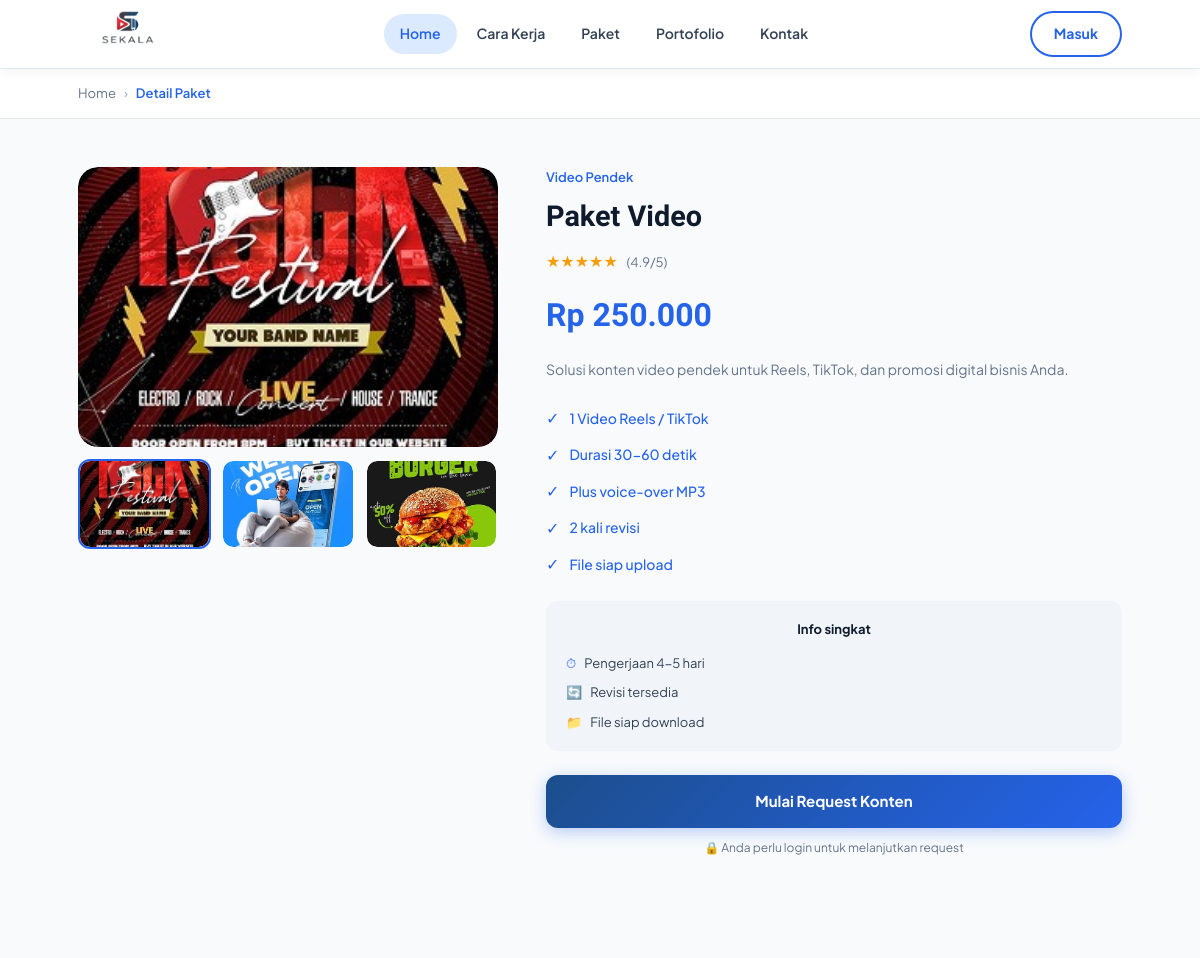
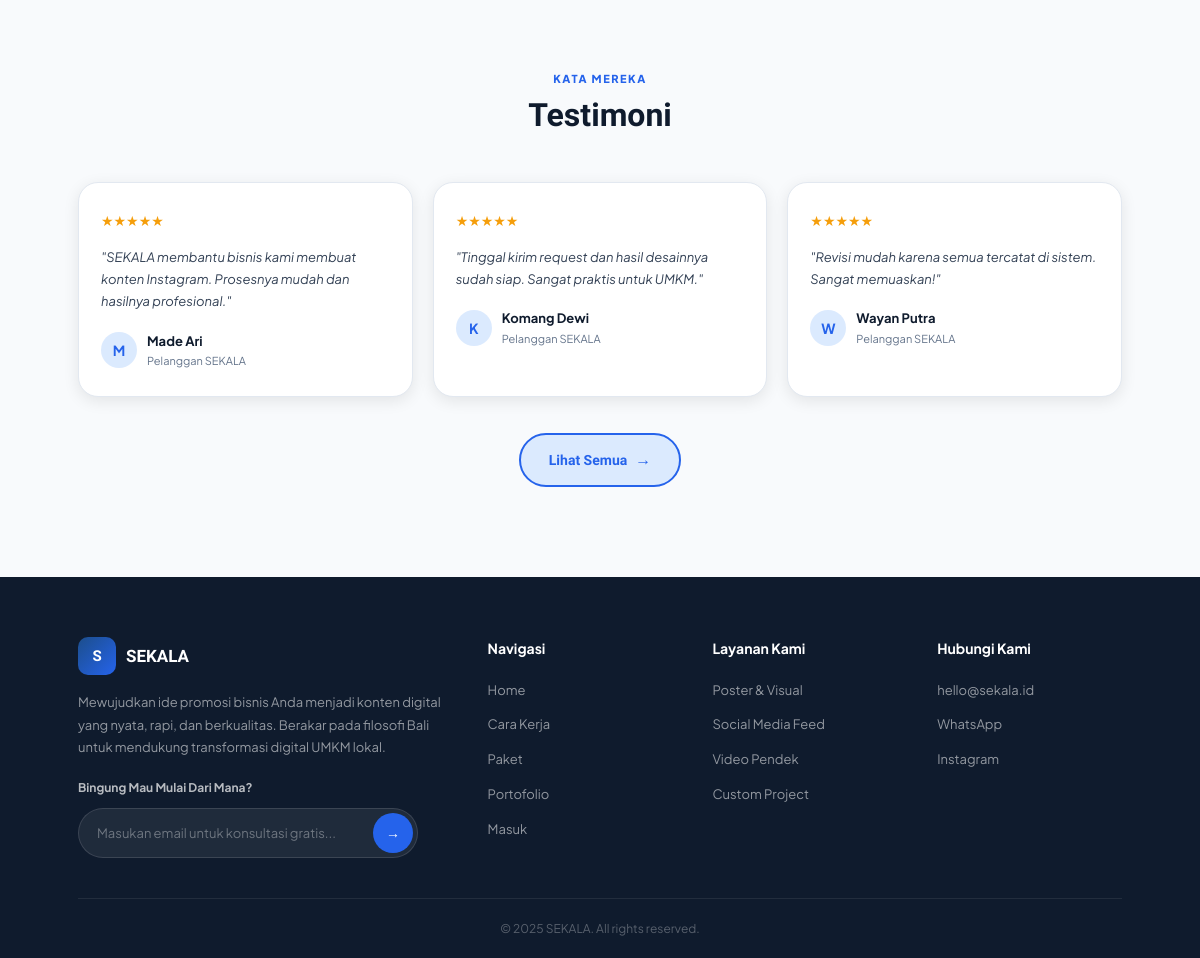
Screenshot of /detail_paket.php?id=4 with the database file from the repository (2 pictures, top to bottom).
### tables this page shows
CREATE TABLE IF NOT EXISTS `tb_desain` (
  `id_desain`      INT AUTO_INCREMENT PRIMARY KEY,
  `jenis_desain`   VARCHAR(100) NOT NULL,
  `deskripsi`      TEXT,
  `harga_mulai`    INT NOT NULL DEFAULT 0,
  `estimasi_waktu` VARCHAR(50),
  `gambar`         VARCHAR(255)
);

### config.php (called while the page is built, shortened)
<?php
function formatRupiah($angka) {
    return 'Rp ' . number_format($angka, 0, ',', '.');
}

### auth.php (called while the page is built, shortened)
<?php
require_once __DIR__ . '/config.php';
function isLoggedIn() {
    return isset($_SESSION['id_user']) && !empty($_SESSION['id_user']);
}

### detail_paket.php (the view, shortened to what this page needs)
<?php
require_once 'config.php';
require_once 'auth.php';
$id = isset($_GET['id']) ? (int)$_GET['id'] : 0;
$stmt = $conn->prepare(
    "SELECT id_desain, jenis_desain, deskripsi, harga_mulai, estimasi_waktu
     FROM tb_desain
     WHERE id_desain = ?
     LIMIT 1"
);
$stmt->bind_param('i', $id);
$stmt->execute();
$paket = $stmt->get_result()->fetch_assoc();
$allFeatures = [
    1 => ['1 Desain Poster Digital','Request mudah melalui platform','Revisi tercatat di sistem','File tersimpan rapi & aman','1 kali revisi'],
    2 => ['3 Desain Konten Digital','Request mudah melalui platform','Revisi tercatat di sistem','2 kali revisi','File tersimpan rapi'],
    3 => ['6 Konten Sosial Media','1 Desain Flyer Promosi','3 kali revisi','File terorganisir rapi','Prioritas pengerjaan'],
    4 => ['1 Video Reels / TikTok','Durasi 30-60 detik','Plus voice-over MP3','2 kali revisi','File siap upload'],
];
$features = $allFeatures[$paket['id_desain']] ?? ['Desain berkualitas','Revisi tersedia','File siap download'];
$testimonials = [];
if (empty($testimonials)) {
    $testimonials = [
        ['nama'=>'Made Ari','rating'=>5,'isi_testimoni'=>'"SEKALA membantu bisnis kami membuat konten Instagram. Prosesnya mudah dan hasilnya profesional."'],
        ['nama'=>'Komang Dewi','rating'=>5,'isi_testimoni'=>'"Tinggal kirim request dan hasil desainnya sudah siap. Sangat praktis untuk UMKM."'],
        ['nama'=>'Wayan Putra','rating'=>5,'isi_testimoni'=>'"Revisi mudah karena semua tercatat di sistem. Sangat memuaskan!"'],
    ];
}
?>
<!DOCTYPE html>
<html lang="id">
<head>
  <link rel="stylesheet" href="style.css">
  <link rel="stylesheet" href="pages.css">
  <link rel="stylesheet" href="dashboard.css">
</head>
<body>
<?php include 'navbar.php'; ?>
<div class="breadcrumb-bar">
  <div class="container">
    <div class="breadcrumb">
      <a href="index.php">Home</a>
      <span class="sep">›</span>
      <span class="current">Detail Paket</span>
    </div>
  </div>
</div>
<section class="detail-section">
  <div class="container">
    <div class="detail-inner">
      <div class="detail-gallery">
        <div class="gallery-main" id="gallery-main">
          <img id="gallery-main-img"
               src="assets/poster1.jpeg"
               alt="<?= htmlspecialchars($paket['jenis_desain']) ?> - Preview 1"
               style="width:100%;height:100%;object-fit:cover;border-radius:20px;display:block;"
               onerror="this.parentElement.innerHTML='<div style=&quot;width:100%;height:100%;background:linear-gradient(135deg,#DBEAFE,#2563EB);display:flex;align-items:center;justify-content:center;border-radius:20px;&quot;><span style=&quot;font-size:80px;&quot;>🎨</span></div>'">
        </div>
        <div class="gallery-thumbs">
          <?php
          $posterThumbs = [
            ['src'=>'assets/poster1.jpeg','label'=>'Preview 1'],
            ['src'=>'assets/poster2.jpeg','label'=>'Preview 2'],
            ['src'=>'assets/poster3.jpeg','label'=>'Preview 3'],
          ];
          foreach ($posterThumbs as $gi => $pt): ?>
          <div class="gallery-thumb <?= $gi===0 ? 'active' : '' ?>" onclick="switchThumb(<?= $gi ?>)" data-src="<?= $pt['src'] ?>">
            <img src="<?= $pt['src'] ?>" alt="<?= htmlspecialchars($pt['label']) ?>"
                 style="width:100%;height:100%;object-fit:cover;border-radius:10px;display:block;"
                 onerror="this.parentElement.style.background='linear-gradient(135deg,#DBEAFE,#2563EB)'">
          </div>
          <?php endforeach; ?>
        </div>
      </div>
      <div class="detail-info">
        <div class="detail-category">
          <?php
          $categories = [1=>'Poster & Visual',2=>'Social Media Feed',3=>'Social Media Feed',4=>'Video Pendek'];
          echo $categories[$paket['id_desain']] ?? 'Desain Digital';
          ?>
        </div>
        <h1 class="detail-title"><?= htmlspecialchars($paket['jenis_desain']) ?></h1>
        <div class="detail-stars">★★★★★ <span style="font-size:13px;color:var(--gray);margin-left:6px;">(4.9/5)</span></div>
        <div class="detail-price"><?= formatRupiah($paket['harga_mulai']) ?></div>
        <p class="detail-desc"><?= nl2br(htmlspecialchars($paket['deskripsi'])) ?></p>
        <ul class="detail-features">
          <?php foreach ($features as $f): ?>
          <li class="detail-feature-item">
            <span class="check-icon">✓</span> <?= htmlspecialchars($f) ?>
          </li>
          <?php endforeach; ?>
        </ul>
        <div class="detail-info-box">
          <div class="detail-info-box-title">Info singkat</div>
          <ul class="info-box-list">
            <li class="info-box-item"><span class="icon">⏱</span> Pengerjaan <?= htmlspecialchars($paket['estimasi_waktu']) ?></li>
            <li class="info-box-item"><span class="icon">🔄</span> Revisi tersedia</li>
            <li class="info-box-item"><span class="icon">📁</span> File siap download</li>
          </ul>
        </div>
        <?php if (isLoggedIn()): ?>
          <a class="btn-request" href="form_request.php?id_desain=<?= $paket['id_desain'] ?>">
            Mulai Request Konten
          </a>
        <?php else: ?>
          <a class="btn-request"
             href="signin.php"
             onclick="
               sessionStorage.setItem('redirect_after', 'form_request.php?id_desain=<?= $paket['id_desain'] ?>');
               return true;
             ">
            Mulai Request Konten
          </a>
          <p style="font-size:12px;color:var(--gray);margin-top:10px;text-align:center;">
            🔒 Anda perlu login untuk melanjutkan request
          </p>
        <?php endif; ?>
      </div>
    </div>
  </div>
</section>
<section class="testimoni-section">
  <div class="container">
    <div class="section-center">
      <div class="section-label">Kata Mereka</div>
      <h2 class="section-title">Testimoni</h2>
    </div>
    <?php
    $displayTestimonials = !empty($testimonials) ? $testimonials : [
        ['nama'=>'Made Ari','rating'=>5,'isi_testimoni'=>'SEKALA sangat membantu bisnis kami membuat konten Instagram. Prosesnya mudah dan desainnya cepat selesai.'],
        ['nama'=>'Komang Dewi','rating'=>5,'isi_testimoni'=>'Dengan SEKALA saya tinggal kirim request dan hasil desainnya sudah siap dipakai untuk promosi. Sangat praktis.'],
        ['nama'=>'Wayan Putra','rating'=>5,'isi_testimoni'=>'Pelayanan di SEKALA sangat profesional. Revisi mudah karena semua tercatat di sistem.'],
    ];
    $displayTestimonials = array_slice($displayTestimonials, 0, 3);
    ?>
    <div class="testi-grid">
      <?php foreach ($displayTestimonials as $t): ?>
      <div class="testi-card">
        <div class="testi-stars"><?= str_repeat('★', (int)$t['rating']) ?></div>
        <p class="testi-text"><?= htmlspecialchars($t['isi_testimoni']) ?></p>
        <div class="testi-author">
          <div class="testi-avatar"><?= strtoupper(mb_substr($t['nama'], 0, 1)) ?></div>
          <div>
            <div class="testi-name"><?= htmlspecialchars($t['nama']) ?></div>
            <div class="testi-role">Pelanggan SEKALA</div>
          </div>
        </div>
      </div>
      <?php endforeach; ?>
    </div>
    <div class="testi-lihat-semua">
      <a href="semua_testimoni.php" class="btn-lihat-semua">Lihat Semua <span>→</span></a>
    </div>
  </div>
</section>
<footer class="footer" id="section-kontak">
  <div class="container">
    <div class="footer-inner">
      <div class="footer-brand">
        <div class="footer-logo">
          <div class="footer-logo-icon">S</div>
          <span class="footer-logo-text">SEKALA</span>
        </div>
        <p class="footer-desc">Mewujudkan ide promosi bisnis Anda menjadi konten digital yang nyata, rapi, dan berkualitas. Berakar pada filosofi Bali untuk mendukung transformasi digital UMKM lokal.</p>
        <div class="footer-cta-label">Bingung Mau Mulai Dari Mana?</div>
        <div class="footer-email-wrap">
          <input type="email" placeholder="Masukan email untuk konsultasi gratis...">
          <button class="footer-email-btn" type="button">→</button>
        </div>
      </div>
      <div>
        <div class="footer-col-title">Navigasi</div>
        <ul class="footer-links">
          <li><a href="index.php">Home</a></li>
          <li><a href="index.php#section-how">Cara Kerja</a></li>
          <li><a href="index.php#section-paket">Paket</a></li>
          <li><a href="index.php#section-portofolio">Portofolio</a></li>
          <?php if (isLoggedIn()): ?>
            <li><a href="logout.php">Logout</a></li>
          <?php else: ?>
            <li><a href="signin.php">Masuk</a></li>
          <?php endif; ?>
        </ul>
      </div>
      <div>
        <div class="footer-col-title">Layanan Kami</div>
        <ul class="footer-links">
          <li><a href="#">Poster &amp; Visual</a></li>
          <li><a href="#">Social Media Feed</a></li>
          <li><a href="#">Video Pendek</a></li>
          <li><a href="#">Custom Project</a></li>
        </ul>
      </div>
      <div>
        <div class="footer-col-title">Hubungi Kami</div>
        <ul class="footer-links">
          <li><a href="mailto:hello@sekala.id">hello@sekala.id</a></li>
          <li><a href="https://wa.me/62812345678">WhatsApp</a></li>
          <li><a href="#">Instagram</a></li>
        </ul>
      </div>
    </div>
  </div>
  <div class="footer-bottom">© 2025 SEKALA. All rights reserved.</div>
</footer>
</body>
</html>

### style.css (style rules this page uses)
:root { --primary: #1C4E8C; --primary-mid: #2563EB; --primary-light: #3B82F6; --primary-pale: #DBEAFE; --accent: #F59E0B; --accent-dark: #D97706; --success: #10B981; --danger: #EF4444; --dark: #0F1B2D; --dark-2: #1E293B; --dark-3: #334155; --gray: #64748B; --gray-light: #94A3B8; --border: #E2E8F0; --bg: #F8FAFC; --bg-2: #F1F5F9; --white: #FFFFFF; --navy-grad: linear-gradient(135deg, #0F1B2D 0%, #1C4E8C 50%, #3B82F6 100%); --blue-grad: linear-gradient(135deg, #1C4E8C 0%, #2563EB 100%); --font-main: 'Plus Jakarta Sans', sans-serif; --font-display: 'Sora', sans-serif; --shadow-sm: 0 1px 4px rgba(0,0,0,0.07); --shadow-md: 0 4px 16px rgba(0,0,0,0.09); --shadow-lg: 0 8px 32px rgba(28,78,140,0.14); --shadow-xl: 0 20px 60px rgba(0,0,0,0.13); --radius-sm: 8px; --radius-md: 12px; --radius-lg: 20px; --radius-xl: 30px; --transition: all 0.28s cubic-bezier(0.4, 0, 0.2, 1); }
*, *::before, *::after { box-sizing: border-box; margin: 0; padding: 0; }
html { scroll-behavior: smooth; }
body { font-family: var(--font-main); background: var(--bg); color: var(--dark); font-size: 15px; line-height: 1.65; overflow-x: hidden; }
.container { width: 100%; max-width: 1100px; margin: 0 auto; padding: 0 28px; }
.section-label { font-size: 11px; font-weight: 800; letter-spacing: 0.14em; text-transform: uppercase; color: var(--primary-mid); margin-bottom: 8px; }
.section-title { font-family: var(--font-display); font-size: 2rem; font-weight: 700; color: var(--dark); line-height: 1.2; }
.section-center { text-align: center; }
.breadcrumb-bar { background: var(--white); border-bottom: 1px solid var(--border); }
.breadcrumb { display: flex; align-items: center; gap: 8px; font-size: 13px; color: var(--gray); padding: 14px 0; }
.breadcrumb a { color: var(--gray); text-decoration: none; }
.breadcrumb .sep { color: var(--gray-light); }
.breadcrumb .current { color: var(--primary-mid); font-weight: 600; }

### pages.css (style rules this page uses)
.detail-section { padding: 48px 0 80px; background: var(--bg); }
.detail-inner { display: flex; gap: 48px; align-items: flex-start; }
.detail-gallery { flex: 0 0 420px; }
.gallery-main { width: 100%; height: 280px; border-radius: var(--radius-lg); overflow: hidden; margin-bottom: 12px; background: var(--bg-2); }
.gallery-thumbs { display: flex; gap: 10px; }
.gallery-thumb { flex: 1; height: 90px; border-radius: var(--radius-md); overflow: hidden; cursor: pointer; border: 2px solid transparent; transition: var(--transition); }
.gallery-thumb.active { border-color: var(--primary-mid); }
.detail-info { flex: 1; }
.detail-category { font-size: 13px; color: var(--primary-mid); font-weight: 600; margin-bottom: 4px; }
.detail-title { font-family: var(--font-display); font-size: 1.8rem; font-weight: 800; color: var(--dark); margin-bottom: 8px; }
.detail-stars { color: var(--accent); margin-bottom: 14px; font-size: 16px; }
.detail-price { font-family: var(--font-display); font-size: 2rem; font-weight: 800; color: var(--primary-mid); margin-bottom: 16px; }
.detail-desc { font-size: 14px; color: var(--gray); line-height: 1.7; margin-bottom: 24px; }
.detail-features { list-style: none; margin-bottom: 24px; display: flex; flex-direction: column; gap: 10px; }
.detail-feature-item { display: flex; align-items: center; gap: 10px; font-size: 14px; color: var(--primary-mid); font-weight: 500; }
.check-icon { color: var(--primary-mid); font-size: 16px; }
.detail-info-box { background: var(--bg-2); border-radius: var(--radius-md); padding: 18px 20px; margin-bottom: 24px; }
.detail-info-box-title { font-size: 13px; font-weight: 700; color: var(--dark); margin-bottom: 12px; text-align: center; }
.info-box-list { list-style: none; display: flex; flex-direction: column; gap: 8px; }
.info-box-item { display: flex; align-items: center; gap: 8px; font-size: 13px; color: var(--dark-3); }
.info-box-item .icon { color: var(--primary-mid); }
.btn-request { display: block; width: 100%; padding: 14px; border-radius: var(--radius-md); background: var(--blue-grad); color: #fff; font-size: 15px; font-weight: 700; border: none; cursor: pointer; font-family: var(--font-main); text-align: center; text-decoration: none; transition: var(--transition); box-shadow: 0 4px 16px rgba(37,99,235,0.3); }

### rows the page displays
tb_desain: id_desain "Video Pendek", jenis_desain "Paket Video", harga_mulai "Rp 250.000", deskripsi "Solusi konten video pendek untuk Reels, TikTok, dan promosi digital bisnis Anda.", id_desain "1 Video Reels / TikTok", id_desain "Durasi 30-60 detik", id_desain "Plus voice-over MP3", id_desain "2 kali revisi", id_desain "File siap upload", estimasi_waktu "4-5 hari"

### other values shown
str_repeat('★', (int)$t['rating']) "★★★★★"
$t['isi_testimoni'] "\"SEKALA membantu bisnis kami membuat konten Instagram. Prosesnya mudah dan hasilnya profesional.\""
mb_substr($t['nama'], 0, 1) "M"
$t['nama'] "Made Ari"
$t['isi_testimoni'] "\"Tinggal kirim request dan hasil desainnya sudah siap. Sangat praktis untuk UMKM.\""
mb_substr($t['nama'], 0, 1) "K"
$t['nama'] "Komang Dewi"
$t['isi_testimoni'] "\"Revisi mudah karena semua tercatat di sistem. Sangat memuaskan!\""
mb_substr($t['nama'], 0, 1) "W"
$t['nama'] "Wayan Putra"
